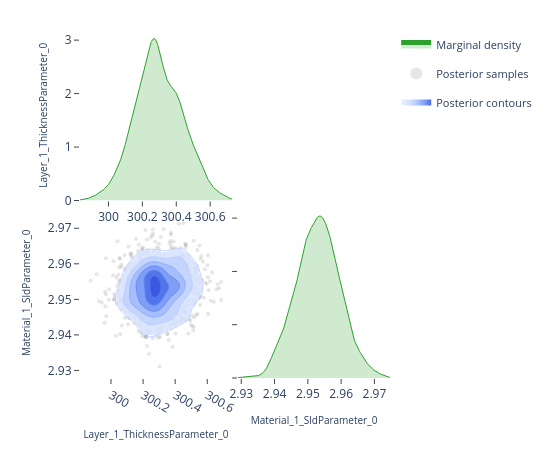

The cell this chart's notebook holds for it:
### Code cell
# ---- Pairwise focus: thickness vs SLD ---------------------------------------
# A 2-parameter corner plot zooms in on the joint posterior for a specific
# pair.  This is the same view the EasyReflectometryApp's "2D Heatmap"
# sub-tab uses to inspect parameter degeneracies.


params_of_interest = ['Layer_1_ThicknessParameter_0', 'Material_1_SldParameter_0']
idx = [posterior.param_names.index(p) for p in params_of_interest]
subset_draws = np.asarray(posterior.draws)[:, idx]

fig = plot_corner(subset_draws, params_of_interest)
fig.show()

### Figure 1 — Plotly figure (JSON) as saved in the notebook; plotly's stock layout.template omitted (floating-point values rounded to 4 significant figures; data arrays with more than 128 entries replaced by an {"elided": "..."} marker saying what was removed)
{"data": [{"fill": "tozeroy", "fillcolor": "rgba(44, 160, 44, 0.22)", "hoverinfo": "skip", "legendgroup": "marginal", "line": {"color": "rgb(44, 160, 44)", "width": 1}, "mode": "lines", "name": "Marginal density", "showlegend": true, "type": "scatter", "x": {"elided": "256 float values"}, "xaxis": "x", "y": {"elided": "256 float values"}, "yaxis": "y"}, {"hoverinfo": "skip", "legendgroup": "scatter", "marker": {"color": "rgba(140, 140, 140, 0.22)", "size": 4}, "mode": "markers", "name": "Posterior samples", "showlegend": true, "type": "scatter", "x": {"elided": "760 float values"}, "xaxis": "x3", "y": {"elided": "760 float values"}, "yaxis": "y3", "zorder": 0}, {"colorscale": [[0.0, "rgba(224, 233, 255, 0.62)"], [0.35, "rgba(183, 203, 255, 0.70)"], [0.6, "rgba(138, 169, 252, 0.78)"], [0.82, "rgba(96, 131, 242, 0.84)"], [1.0, "rgba(58, 86, 224, 0.90)"]], "connectgaps": false, "contours": {"coloring": "fill", "end": 158.2, "showlabels": false, "showlines": false, "size": 24.98, "start": 33.31}, "hoverinfo": "skip", "legendgroup": "contour", "name": "Posterior contours", "showlegend": true, "showscale": false, "type": "contour", "x": [299.8, 299.8, 299.9, 299.9, 299.9, 299.9, 299.9, 299.9, 299.9, 299.9, 299.9, 300.0, 300.0, 300.0, 300.0, 300.0, 300.0, 300.0, 300.0, 300.0, 300.1, 300.1, 300.1, 300.1, 300.1, 300.1, 300.1, 300.1, 300.1, 300.2, 300.2, 300.2, 300.2, 300.2, 300.2, 300.2, 300.2, 300.3, 300.3, 300.3, 300.3, 300.3, 300.3, 300.3, 300.3, 300.3, 300.4, 300.4, 300.4, 300.4, 300.4, 300.4, 300.4, 300.4, 300.4, 300.5, 300.5, 300.5, 300.5, 300.5, 300.5, 300.5, 300.5, 300.5, 300.6, 300.6, 300.6, 300.6, 300.6, 300.6, 300.6, 300.6, 300.6, 300.7, 300.7, 300.7, 300.7, 300.7, 300.7, 300.7], "xaxis": "x3", "y": [2.929, 2.93, 2.93, 2.931, 2.931, 2.932, 2.933, 2.933, 2.934, 2.934, 2.935, 2.935, 2.936, 2.937, 2.937, 2.938, 2.938, 2.939, 2.939, 2.94, 2.941, 2.941, 2.942, 2.942, 2.943, 2.943, 2.944, 2.945, 2.945, 2.946, 2.946, 2.947, 2.948, 2.948, 2.949, 2.949, 2.95, 2.95, 2.951, 2.952, 2.952, 2.953, 2.953, 2.954, 2.954, 2.955, 2.956, 2.956, 2.957, 2.957, 2.958, 2.959, 2.959, 2.96, 2.96, 2.961, 2.961, 2.962, 2.963, 2.963, 2.964, 2.964, 2.965, 2.965, 2.966, 2.967, 2.967, 2.968, 2.968, 2.969, 2.969, 2.97, 2.971, 2.971, 2.972, 2.972, 2.973, 2.974, 2.974, 2.975], "yaxis": "y3", "z": {"elided": "80x80 float values"}, "zmax": 158.2, "zmin": 33.31, "zorder": 1}, {"colorscale": [[0.0, "rgba(183, 203, 255, 0.94)"], [0.35, "rgba(183, 203, 255, 0.94)"], [0.35, "rgba(138, 169, 252, 0.95)"], [0.6, "rgba(138, 169, 252, 0.95)"], [0.6, "rgba(96, 131, 242, 0.96)"], [0.82, "rgba(96, 131, 242, 0.96)"], [0.82, "rgba(58, 86, 224, 0.98)"], [1.0, "rgba(58, 86, 224, 0.98)"]], "contours": {"coloring": "lines", "end": 158.2, "showlabels": false, "size": 24.98, "start": 33.31}, "hoverinfo": "skip", "legendgroup": "contour", "line": {"width": 0.9}, "showlegend": false, "showscale": false, "type": "contour", "x": [299.8, 299.8, 299.9, 299.9, 299.9, 299.9, 299.9, 299.9, 299.9, 299.9, 299.9, 300.0, 300.0, 300.0, 300.0, 300.0, 300.0, 300.0, 300.0, 300.0, 300.1, 300.1, 300.1, 300.1, 300.1, 300.1, 300.1, 300.1, 300.1, 300.2, 300.2, 300.2, 300.2, 300.2, 300.2, 300.2, 300.2, 300.3, 300.3, 300.3, 300.3, 300.3, 300.3, 300.3, 300.3, 300.3, 300.4, 300.4, 300.4, 300.4, 300.4, 300.4, 300.4, 300.4, 300.4, 300.5, 300.5, 300.5, 300.5, 300.5, 300.5, 300.5, 300.5, 300.5, 300.6, 300.6, 300.6, 300.6, 300.6, 300.6, 300.6, 300.6, 300.6, 300.7, 300.7, 300.7, 300.7, 300.7, 300.7, 300.7], "xaxis": "x3", "y": [2.929, 2.93, 2.93, 2.931, 2.931, 2.932, 2.933, 2.933, 2.934, 2.934, 2.935, 2.935, 2.936, 2.937, 2.937, 2.938, 2.938, 2.939, 2.939, 2.94, 2.941, 2.941, 2.942, 2.942, 2.943, 2.943, 2.944, 2.945, 2.945, 2.946, 2.946, 2.947, 2.948, 2.948, 2.949, 2.949, 2.95, 2.95, 2.951, 2.952, 2.952, 2.953, 2.953, 2.954, 2.954, 2.955, 2.956, 2.956, 2.957, 2.957, 2.958, 2.959, 2.959, 2.96, 2.96, 2.961, 2.961, 2.962, 2.963, 2.963, 2.964, 2.964, 2.965, 2.965, 2.966, 2.967, 2.967, 2.968, 2.968, 2.969, 2.969, 2.97, 2.971, 2.971, 2.972, 2.972, 2.973, 2.974, 2.974, 2.975], "yaxis": "y3", "z": {"elided": "80x80 float values"}, "zmax": 158.2, "zmin": 33.31, "zorder": 2}, {"fill": "tozeroy", "fillcolor": "rgba(44, 160, 44, 0.22)", "hoverinfo": "skip", "legendgroup": "marginal", "line": {"color": "rgb(44, 160, 44)", "width": 1}, "mode": "lines", "name": "Marginal density", "showlegend": false, "type": "scatter", "x": {"elided": "256 float values"}, "xaxis": "x4", "y": {"elided": "256 float values"}, "yaxis": "y4"}], "layout": {"height": 450, "legend": {"font": {"size": 11}, "itemsizing": "constant", "orientation": "v", "x": 1.02, "xanchor": "left", "y": 1.0, "yanchor": "top"}, "margin": {"b": 60, "l": 80, "r": 160, "t": 30}, "plot_bgcolor": "white", "showlegend": true, "width": 550, "xaxis": {"anchor": "y", "domain": [0.0, 0.49], "showgrid": false, "ticks": "outside", "zeroline": false}, "xaxis2": {"anchor": "y2", "domain": [0.51, 1.0], "showgrid": false, "ticks": "outside", "visible": false, "zeroline": false}, "xaxis3": {"anchor": "y3", "domain": [0.0, 0.49], "showgrid": false, "ticks": "outside", "title": {"font": {"size": 10}, "text": "Layer_1_ThicknessParameter_0"}, "zeroline": false}, "xaxis4": {"anchor": "y4", "domain": [0.51, 1.0], "showgrid": false, "ticks": "outside", "title": {"font": {"size": 10}, "text": "Material_1_SldParameter_0"}, "zeroline": false}, "yaxis": {"anchor": "x", "domain": [0.51, 1.0], "showgrid": false, "ticks": "outside", "title": {"font": {"size": 10}, "text": "Layer_1_ThicknessParameter_0"}, "zeroline": false}, "yaxis2": {"anchor": "x2", "domain": [0.51, 1.0], "showgrid": false, "ticks": "outside", "visible": false, "zeroline": false}, "yaxis3": {"anchor": "x3", "domain": [0.0, 0.49], "showgrid": false, "ticks": "outside", "title": {"font": {"size": 10}, "text": "Material_1_SldParameter_0"}, "zeroline": false}, "yaxis4": {"anchor": "x4", "domain": [0.0, 0.49], "showgrid": false, "showticklabels": false, "ticks": "outside", "zeroline": false}}}
